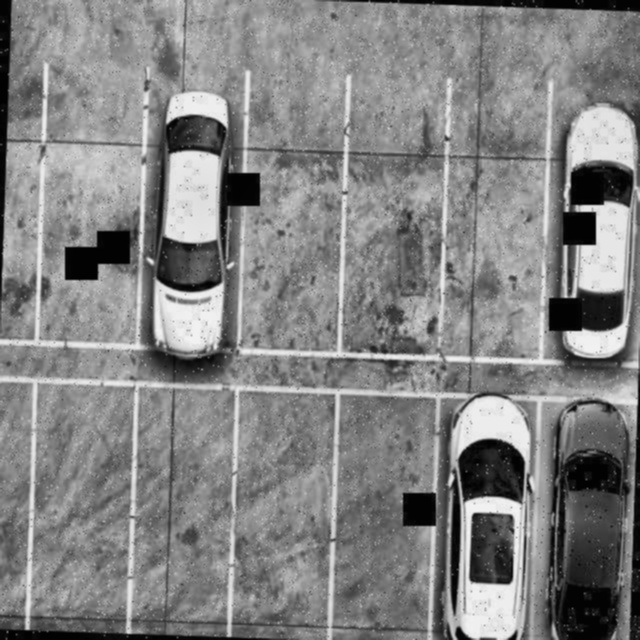
#> input picture Dataset/parking_lot_final/train/images/parkir (1).jpg, 640 x 640 px, found by its file name; its folder holds only this picture in this run
$ python color_correction.py
#> lines starting #> are read from the running program, lines starting #| are printed output that depends on the picture
# =====================================================
# 🚗 Parking Lot Preprocessing (Tanpa ROI, Tanpa Gaussian)
# =====================================================

import cv2
import os

# === Path Dataset ===
INPUT_DIR = r"D:\Quant_ML_Project\ML.py\EasyPark\Dataset\parking_lot_final\train\images"
OUTPUT_DIR = os.path.join(os.path.dirname(INPUT_DIR), "images_preprocessed")

# Buat folder output jika belum ada
os.makedirs(OUTPUT_DIR, exist_ok=True)

# === Inisialisasi CLAHE ===
clahe = cv2.createCLAHE(clipLimit=2.0, tileGridSize=(8, 8))

# === Fungsi Processing ===
def preprocess_image(image_path, save_path):
#> called with save_path = 'images_preprocessed/parkir (1).jpg'
    img = cv2.imread(image_path)
#> img is the input picture: shape (640, 640, 3); min 0, max 245, mean 130.6
    if img is None:
        print(f"❌ Gagal membaca: {image_path}")
        return

    # Convert ke grayscale
    gray = cv2.cvtColor(img, cv2.COLOR_BGR2GRAY)

    # Terapkan CLAHE untuk peningkatan kontras
    enhanced = clahe.apply(gray)
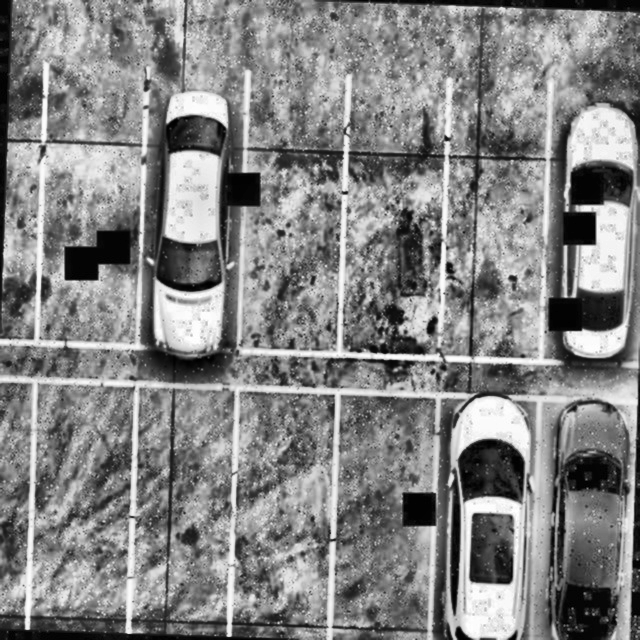
#> enhanced: shape (640, 640); min 0, max 255, mean 131.7

    # *Tanpa Gaussian Blur — langsung Resize*
    resized = cv2.resize(enhanced, (640, 640))

    # Simpan hasilnya
    cv2.imwrite(save_path, resized)

# === Proses semua gambar ===
for filename in os.listdir(INPUT_DIR):
    if filename.lower().endswith(('.jpg', '.jpeg', '.png')):
        in_path = os.path.join(INPUT_DIR, filename)
        out_path = os.path.join(OUTPUT_DIR, filename)
        preprocess_image(in_path, out_path)

print(f"\n✅ Selesai! Semua gambar tersimpan di: {OUTPUT_DIR}")

$ run again, on Dataset/parking_lot_final/train/images/parkir (14).jpg
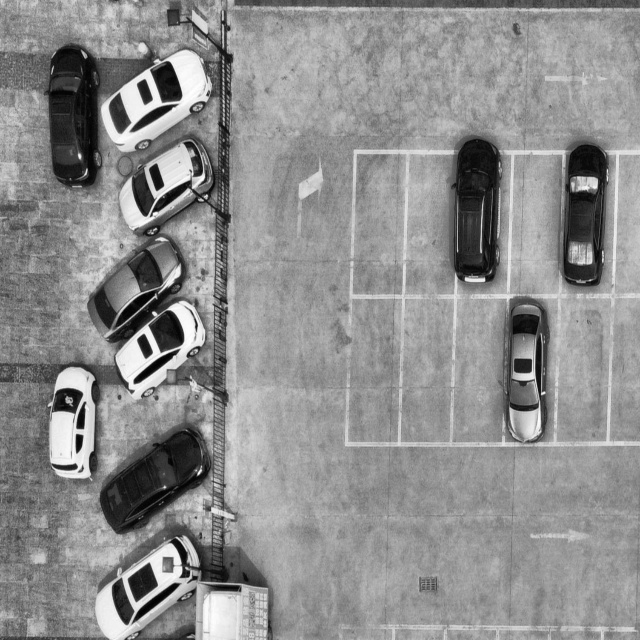
#> input picture Dataset/parking_lot_final/train/images/parkir (14).jpg, 640 x 640 px, found by its file name
#> in preprocess_image, img is the input picture: shape (640, 640, 3); min 0, max 255, mean 141.8
#> in preprocess_image, `enhanced = clahe.apply(gray)`:
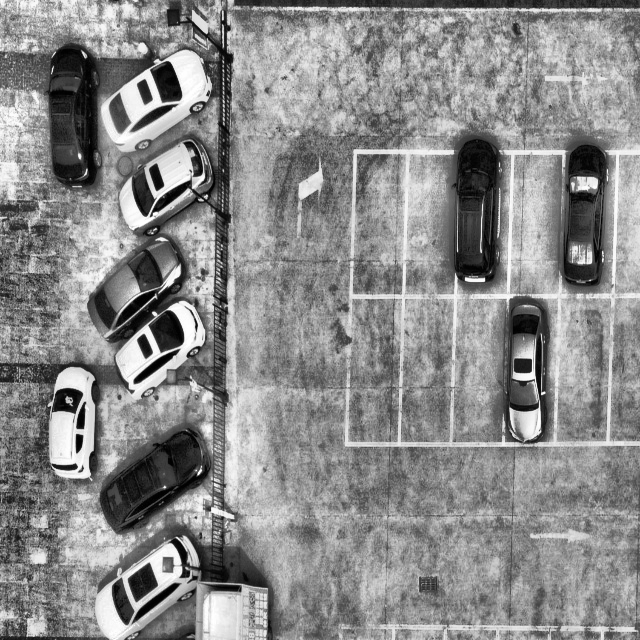
#> enhanced: shape (640, 640); min 0, max 255, mean 138.2

$ run again, on Dataset/parking_lot_final/train/images/parkir (15).jpg
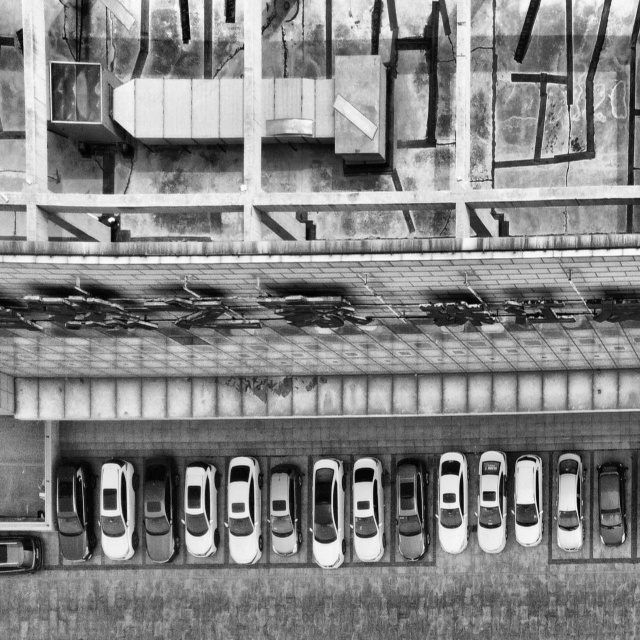
#> input picture Dataset/parking_lot_final/train/images/parkir (15).jpg, 640 x 640 px, found by its file name
#> in preprocess_image, img is the input picture: shape (640, 640, 3); min 0, max 253, mean 131.8
#> in preprocess_image, `enhanced = clahe.apply(gray)`:
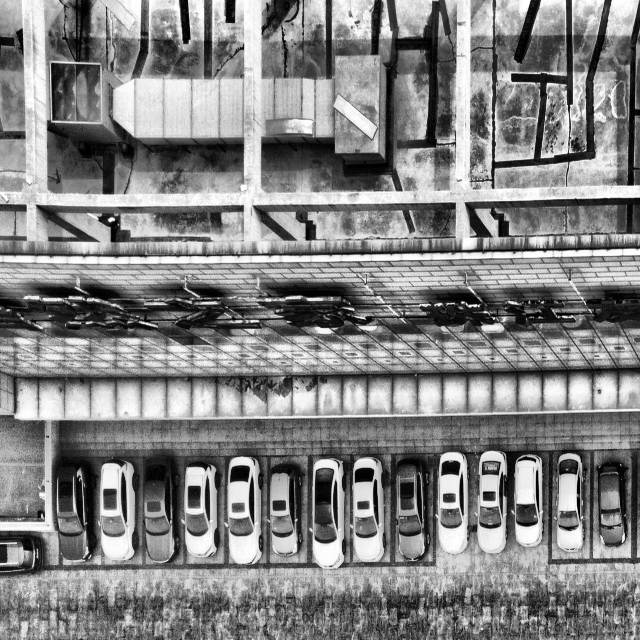
#> enhanced: shape (640, 640); min 0, max 255, mean 131.1

$ run again, on Dataset/parking_lot_final/train/images/parkir (17).jpg
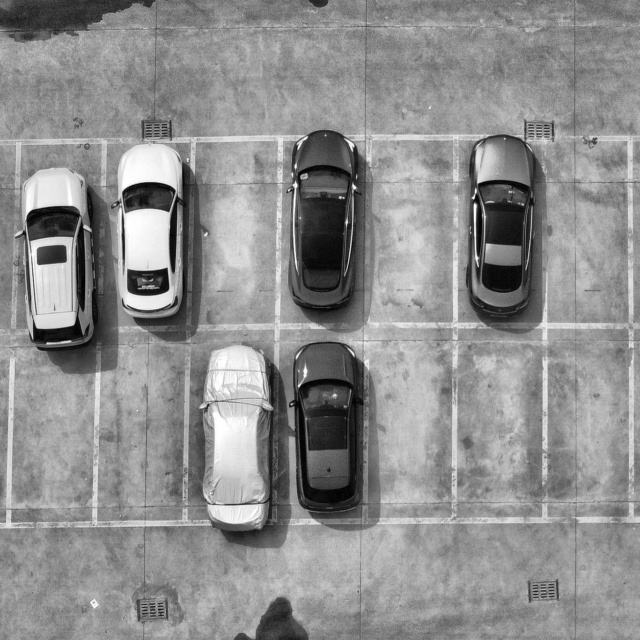
#> input picture Dataset/parking_lot_final/train/images/parkir (17).jpg, 640 x 640 px, found by its file name
#> in preprocess_image, img is the input picture: shape (640, 640, 3); min 0, max 255, mean 141.9
#> in preprocess_image, `enhanced = clahe.apply(gray)`:
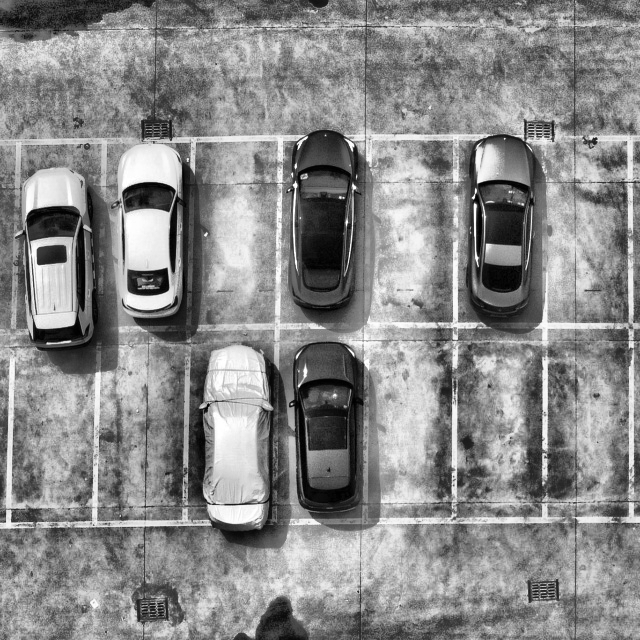
#> enhanced: shape (640, 640); min 0, max 255, mean 136.6

$ run again, on Dataset/parking_lot_final/train/images/parkir (11).jpg
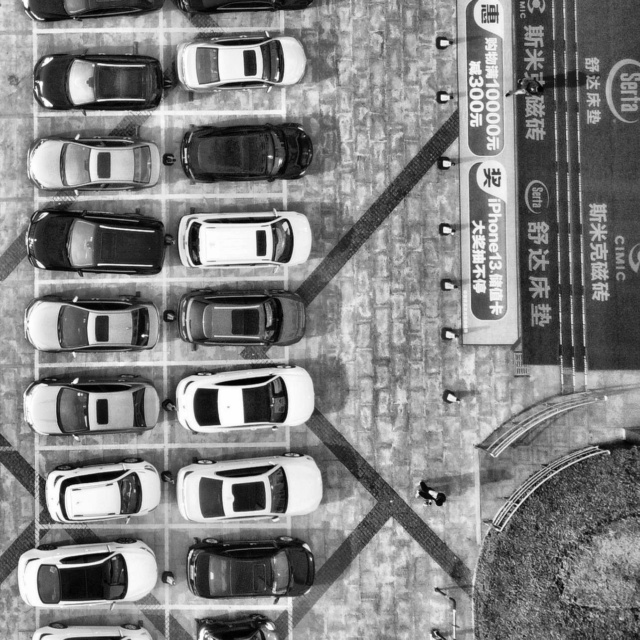
#> input picture Dataset/parking_lot_final/train/images/parkir (11).jpg, 640 x 640 px, found by its file name
#> in preprocess_image, img is the input picture: shape (640, 640, 3); min 0, max 255, mean 129.4
#> in preprocess_image, `enhanced = clahe.apply(gray)`:
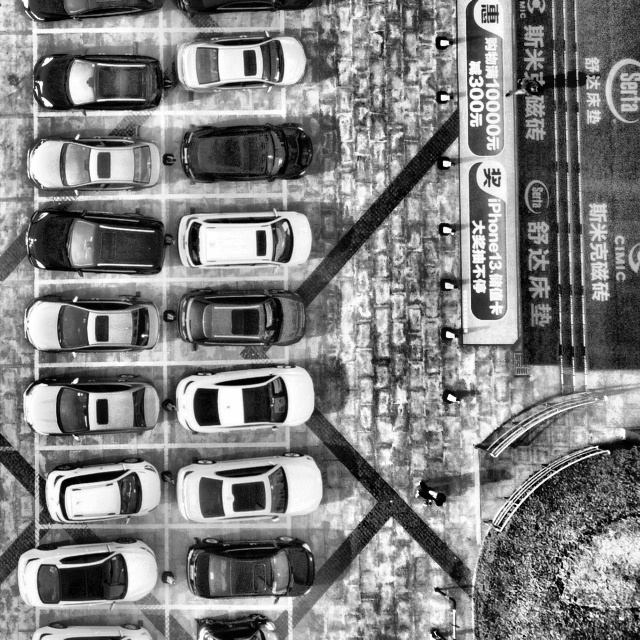
#> enhanced: shape (640, 640); min 0, max 255, mean 127.7
